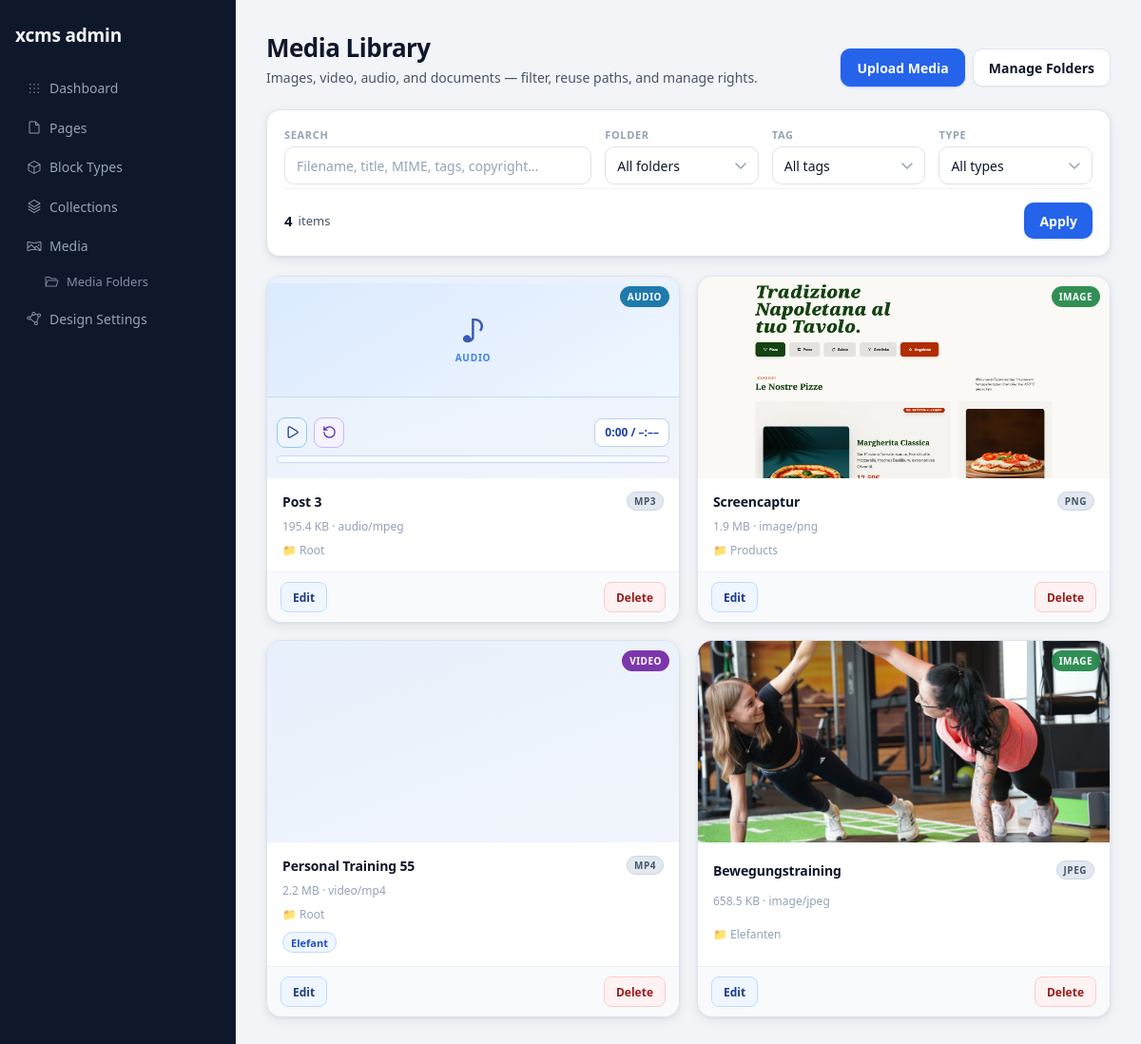
Page /admin/media on the committed database.
### tables this page shows
CREATE TABLE media (
    id INTEGER PRIMARY KEY AUTOINCREMENT,
    title TEXT NOT NULL,
    alt_text TEXT,
    original_name TEXT NOT NULL,
    filename TEXT NOT NULL,
    mime_type TEXT NOT NULL,
    extension TEXT NOT NULL,
    size_bytes INTEGER NOT NULL,
    storage_path TEXT NOT NULL,
    public_url TEXT NOT NULL,
    width INTEGER,
    height INTEGER,
    created_at TEXT NOT NULL,
    updated_at TEXT NOT NULL
, folder_id INTEGER NULL, stored_name TEXT, file_size INTEGER, path TEXT, type TEXT, copyright_text TEXT, copyright_author TEXT, license_name TEXT, license_url TEXT, source_url TEXT, attribution_required INTEGER NOT NULL DEFAULT 0, usage_notes TEXT);

### app/Views/admin/media/index.php (the view, shortened to what the rows shown need)
<?php
$formatSize = static function (int $bytes): string {
    if ($bytes <= 0) {
        return '0 B';
    }
    $units = ['B', 'KB', 'MB', 'GB'];
    $size = (float) $bytes;
    $unitIndex = 0;
    while ($size >= 1024 && $unitIndex < count($units) - 1) {
        $size /= 1024;
        $unitIndex++;
    }
    return number_format($size, $unitIndex === 0 ? 0 : 1) . ' ' . $units[$unitIndex];
};
$selectedFolderId = (int) ($selectedFolderId ?? 0);
$selectedTagId    = (int) ($selectedTagId ?? 0);
$selectedType     = (string) ($selectedType ?? '');
$searchQuery      = (string) ($searchQuery ?? '');
$hasFilters       = $searchQuery !== '' || $selectedFolderId > 0 || $selectedTagId > 0 || $selectedType !== '';
?>
<section class="admin-page-header media-manager-header">
    <div class="media-manager-title-wrap">
        <h2>Media Library</h2>
    </div>
</section>
<section class="admin-grid media-manager-page">
    <?php if (empty($mediaItems)): ?>
        <article class="media-manager-empty" aria-live="polite">
            <div class="media-empty-illustration" aria-hidden="true">◌</div>
            <?php if ($hasFilters): ?>
                <h3>No results</h3>
                <p>No files match your current filters. Try clearing the search or resetting the toolbar.</p>
                <div class="media-empty-actions">
                    <a class="media-header-btn" href="/admin/media">Clear Filters</a>
                    <a class="media-header-btn media-header-btn-primary" href="/admin/media/upload">Upload Media</a>
                </div>
            <?php else: ?>
                <h3>Library is empty</h3>
                <p>Upload your first file to start reusing assets in pages and collections.</p>
                <div class="media-empty-actions">
                    <a class="media-header-btn media-header-btn-primary" href="/admin/media/upload">Upload First File</a>
                </div>
            <?php endif; ?>
        </article>
    <?php else: ?>
        <div class="media-manager-grid" role="list">
            <?php foreach ($mediaItems as $media): ?>
                <?php
                $isImage  = $media->isImage();
                $isVideo  = $media->isVideo();
                $isAudio  = method_exists($media, 'isAudio') && $media->isAudio();
                $isPdf    = strtolower((string) ($media->extension ?? '')) === 'pdf';
                $type = strtolower((string) ($media->type ?? 'document'));
                $typeLabel  = ucfirst($type);
                $badgeClass = 'media-type-badge media-type-' . $type;
                $fileSize   = (int) ($media->file_size ?? $media->size_bytes ?? 0);
                $title      = (string) $media->effectiveTitle();
                $mimeType   = (string) ($media->mime_type ?? '');
                $folderName = (string) ($media->folder_name ?? 'Root');
                $path       = (string) ($media->path ?? '');
                $extension  = strtoupper((string) ($media->extension ?? ''));
                $altText    = (string) ($media->alt_text ?? $title);
                $tagNames = [];
                foreach (($media->tags ?? []) as $tag) {
                    $tn = trim((string) $tag->name);
                    if ($tn !== '') {
                        $tagNames[] = $tn;
                    }
                }
                ?>
                <article class="media-manager-card" role="listitem" data-media-type="<?= htmlspecialchars($type, ENT_QUOTES | ENT_SUBSTITUTE, 'UTF-8') ?>">
                    <?php if ($isAudio): ?>
                    <div class="media-manager-preview">
                        <div class="media-manager-audio-preview" aria-hidden="true">
                            <span class="media-audio-icon" aria-hidden="true">♪</span>
                            <span class="media-audio-label">Audio</span>
                        </div>
                        <div class="media-audio-controls">
                            <div class="media-audio-top">
                                <div class="media-audio-buttons">
                                    <button type="button" class="media-audio-btn media-audio-btn-start" data-audio-toggle aria-label="Play">
                                        <span data-audio-icon-play>
                                            <svg fill="none" stroke="currentColor" stroke-linecap="round" stroke-linejoin="round" stroke-width="2" class="lucide lucide-play-icon lucide-play" viewBox="0 0 24 24" aria-hidden="true" focusable="false">
                                                <path d="M5 5a2 2 0 0 1 3-1.73l12 7a2 2 0 0 1 0 3.46l-12 7A2 2 0 0 1 5 19z"/>
                                            </svg>
                                        </span>
                                    </button>
                                    <button type="button" class="media-audio-btn media-audio-btn-restart" data-audio-restart hidden aria-label="Neu starten">
                                        <svg fill="none" stroke="currentColor" stroke-linecap="round" stroke-linejoin="round" stroke-width="2" class="lucide lucide-rotate-ccw-icon lucide-rotate-ccw" viewBox="0 0 24 24" aria-hidden="true" focusable="false">
                                            <path d="M3 12a9 9 0 1 0 9-9 9.8 9.8 0 0 0-6.74 2.74L3 8"/>
                                            <path d="M3 3v5h5"/>
                                        </svg>
                                    </button>
                                </div>
                                <span class="media-audio-duration" data-audio-duration>0:00 / –:––</span>
                            </div>
                            <div class="media-audio-progress" role="progressbar" aria-label="Audio Fortschritt" aria-valuemin="0" aria-valuemax="100" aria-valuenow="0" data-audio-progress>
                            </div>
                        </div>
                        <span class="<?= htmlspecialchars($badgeClass, ENT_QUOTES | ENT_SUBSTITUTE, 'UTF-8') ?>" aria-hidden="true"><?= htmlspecialchars($typeLabel, ENT_QUOTES | ENT_SUBSTITUTE, 'UTF-8') ?></span>
                    </div>
                    <?php else: ?>
                    <a class="media-manager-preview" href="/admin/media/edit?id=<?= (int) $media->id ?>" aria-label="Edit <?= htmlspecialchars($title, ENT_QUOTES | ENT_SUBSTITUTE, 'UTF-8') ?>">
                        <?php if ($isImage): ?>
                            <img src="<?= htmlspecialchars($path, ENT_QUOTES | ENT_SUBSTITUTE, 'UTF-8') ?>" alt="<?= htmlspecialchars($altText, ENT_QUOTES | ENT_SUBSTITUTE, 'UTF-8') ?>" loading="lazy">
                        <?php elseif ($isVideo): ?>
                            <video class="media-manager-video" src="<?= htmlspecialchars($path, ENT_QUOTES | ENT_SUBSTITUTE, 'UTF-8') ?>" muted preload="metadata" playsinline aria-label="Video preview"></video>
                        <?php elseif ($isPdf): ?>
                            <div class="media-manager-doc-preview media-manager-doc-pdf" aria-label="PDF document">PDF</div>
                        <?php else: ?>
                            <div class="media-manager-doc-preview" aria-label="Document"><?= htmlspecialchars($extension !== '' ? $extension : 'FILE', ENT_QUOTES | ENT_SUBSTITUTE, 'UTF-8') ?></div>
                        <?php endif; ?>
                        <span class="<?= htmlspecialchars($badgeClass, ENT_QUOTES | ENT_SUBSTITUTE, 'UTF-8') ?>" aria-hidden="true"><?= htmlspecialchars($typeLabel, ENT_QUOTES | ENT_SUBSTITUTE, 'UTF-8') ?></span>
                    </a>
                    <?php endif; ?>
                    <div class="media-manager-body">
                        <div class="media-manager-title-row">
                            <h3 title="<?= htmlspecialchars($title, ENT_QUOTES | ENT_SUBSTITUTE, 'UTF-8') ?>"><?= htmlspecialchars($title, ENT_QUOTES | ENT_SUBSTITUTE, 'UTF-8') ?></h3>
                            <?php if ($extension !== ''): ?>
                                <span class="media-ext-pill" aria-label="File type"><?= htmlspecialchars($extension, ENT_QUOTES | ENT_SUBSTITUTE, 'UTF-8') ?></span>
                            <?php endif; ?>
                        </div>
                        <p class="media-manager-meta">
                            <?= htmlspecialchars($formatSize($fileSize), ENT_QUOTES | ENT_SUBSTITUTE, 'UTF-8') ?>
                            <?php if ($mimeType !== ''): ?>
                                · <?= htmlspecialchars($mimeType, ENT_QUOTES | ENT_SUBSTITUTE, 'UTF-8') ?>
                            <?php endif; ?>
                        </p>
                        <p class="media-manager-meta">📁 <?= htmlspecialchars($folderName, ENT_QUOTES | ENT_SUBSTITUTE, 'UTF-8') ?></p>
                        <?php if ($tagNames !== []): ?>
                            <ul class="media-tag-chips" aria-label="Tags">
                                <?php foreach ($tagNames as $tagName): ?>
                                    <li><?= htmlspecialchars($tagName, ENT_QUOTES | ENT_SUBSTITUTE, 'UTF-8') ?></li>
                                <?php endforeach; ?>
                            </ul>
                        <?php endif; ?>
                    </div>
                    <div class="media-manager-actions">
                        <a class="media-action-main" href="/admin/media/edit?id=<?= (int) $media->id ?>">Edit</a>
                        <form method="post" action="/admin/media/delete" onsubmit="return confirm('Delete this file and remove it from storage?');">
                            <button type="submit" class="media-action-danger">Delete</button>
                        </form>
                    </div>
                </article>
            <?php endforeach; ?>
        </div>
    <?php endif; ?>
</section>

### rows in the picture
media: type "AUDIO", title "Post 3", extension "MP3", file_size "195.4 KB", mime_type "audio/mpeg", folderName "Root"
media: path (picture), type "IMAGE", title "Screencaptur", extension "PNG", file_size "1.9 MB", mime_type "image/png", folderName "Products"
media: type "VIDEO", title "Personal Training 55", extension "MP4", file_size "2.2 MB", mime_type "video/mp4", folderName "Root", tagName "Elefant"
media: path (picture), type "IMAGE", title "Bewegungstraining", extension "JPEG", file_size "658.5 KB", mime_type "image/jpeg", folderName "Elefanten"

### other values in the picture
$itemCount "4"
